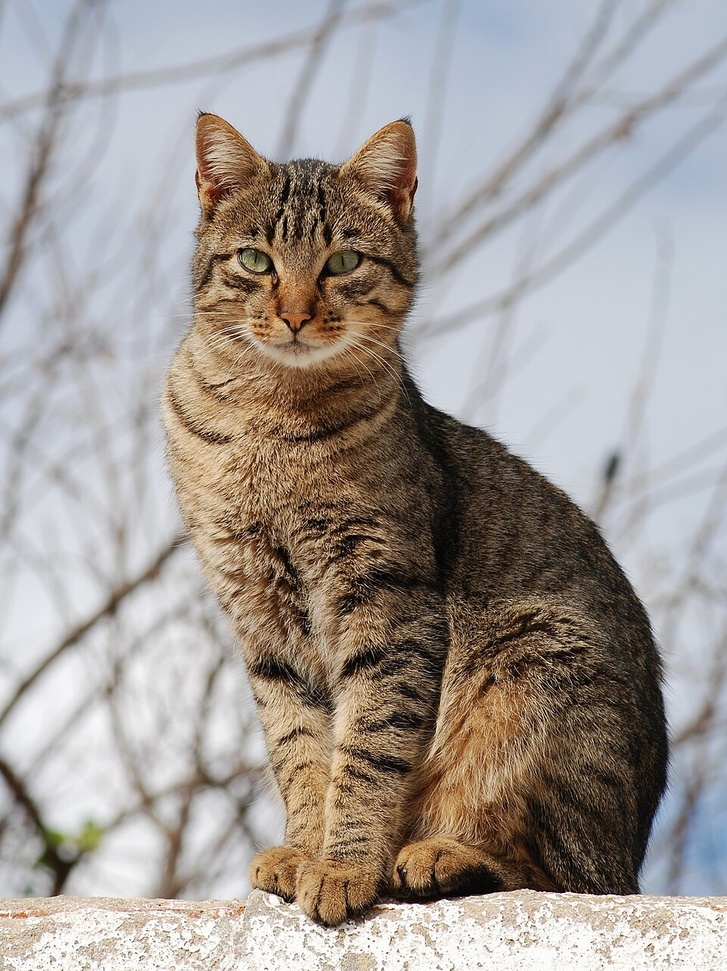
#> input picture image.jpg, 727 x 971 px, shrunk from 960 x 1282 before the run
$ python main.py
#> lines starting #> are read from the running program, lines starting #| are printed output that depends on the picture
### image_utils.py
from PIL import Image
import numpy as np
from scipy.signal import convolve2d

def load_image(file_path):
#> called with file_path = 'image.jpg'
  image = Image.open(file_path)
#> image is the input picture: PIL image 727x971 RGB; mean R, G, B 161.7, 154.8, 150.6
  image_array = np.array(image)
  return image_array

def edge_detection(loaded_img):
  gray = np.mean(loaded_img, axis=2)
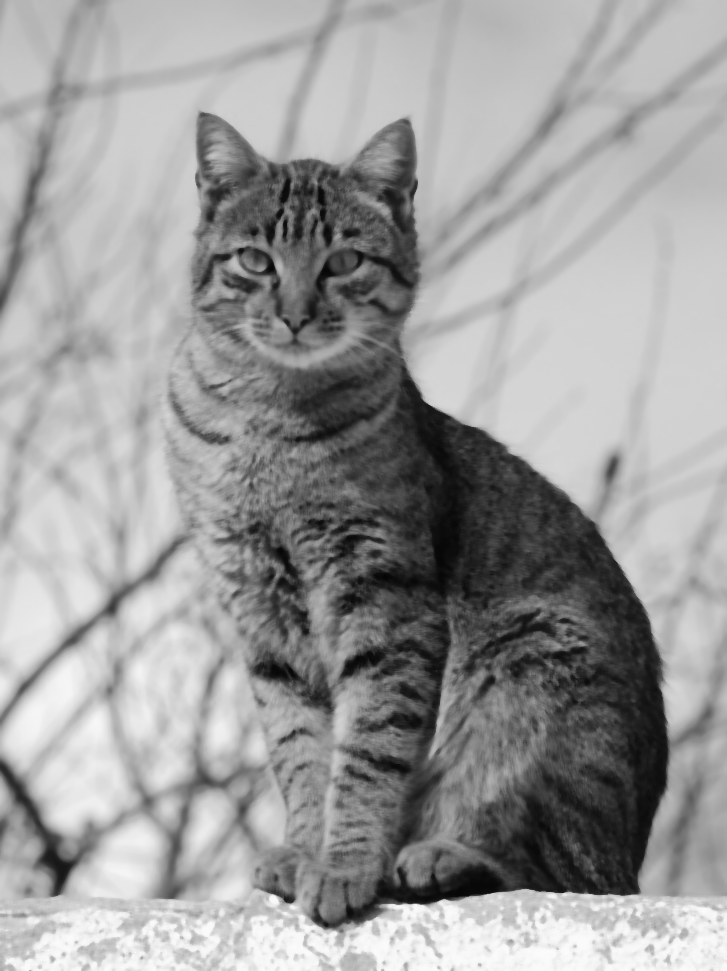
#> gray: shape (971, 727) float64; min 5, max 251.7, mean 155.7

  kernelY = np.array([[1, 2, 1],
                      [0, 0, 0],
                      [-1, -2, -1]])

  kernelX = np.array([[-1, 0, 1],
                      [-2, 0, 2],
                      [-1, 0, 1]])

  edge_x = convolve2d(gray, kernelX, mode='same', boundary='fill', fillvalue=0)
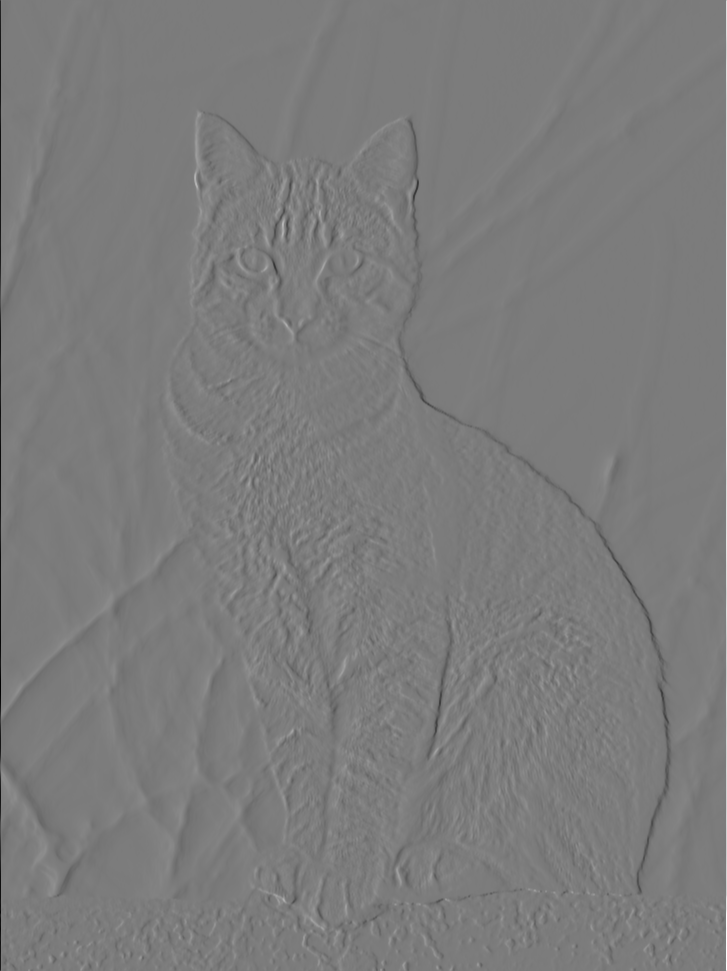
#> edge_x: shape (971, 727) float64; min -945, max 996.7, mean 0; drawn with min black and max white
  edge_y = convolve2d(gray, kernelY, mode='same', boundary='fill', fillvalue=0)
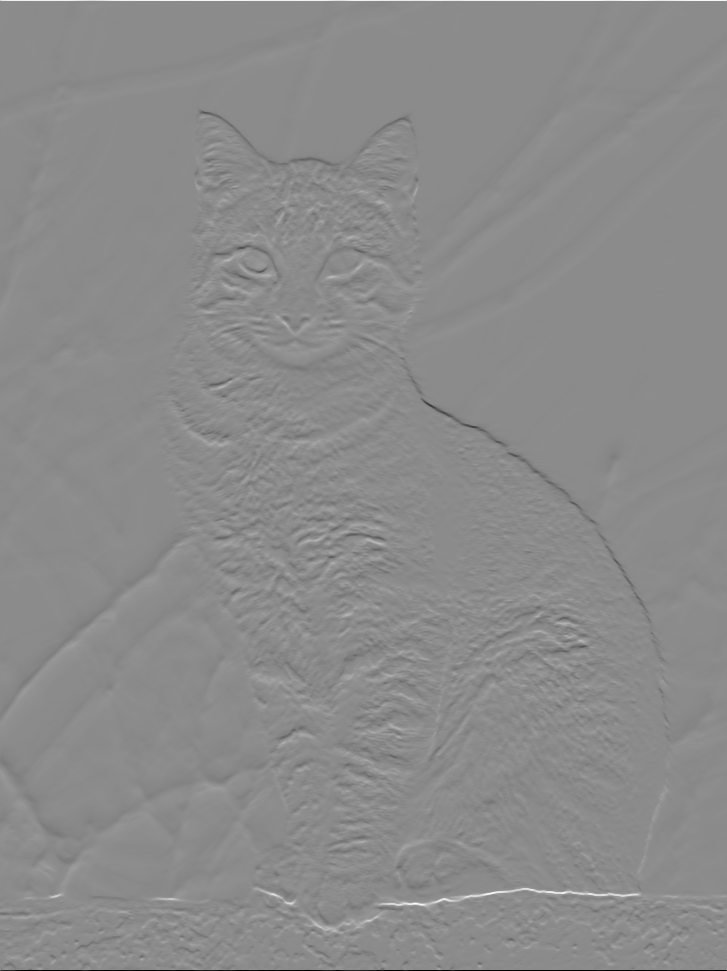
#> edge_y: shape (971, 727) float64; min -1004, max 832.3, mean 0.2; drawn with min black and max white

  edge_mag = np.sqrt(edge_x**2 + edge_y**2)
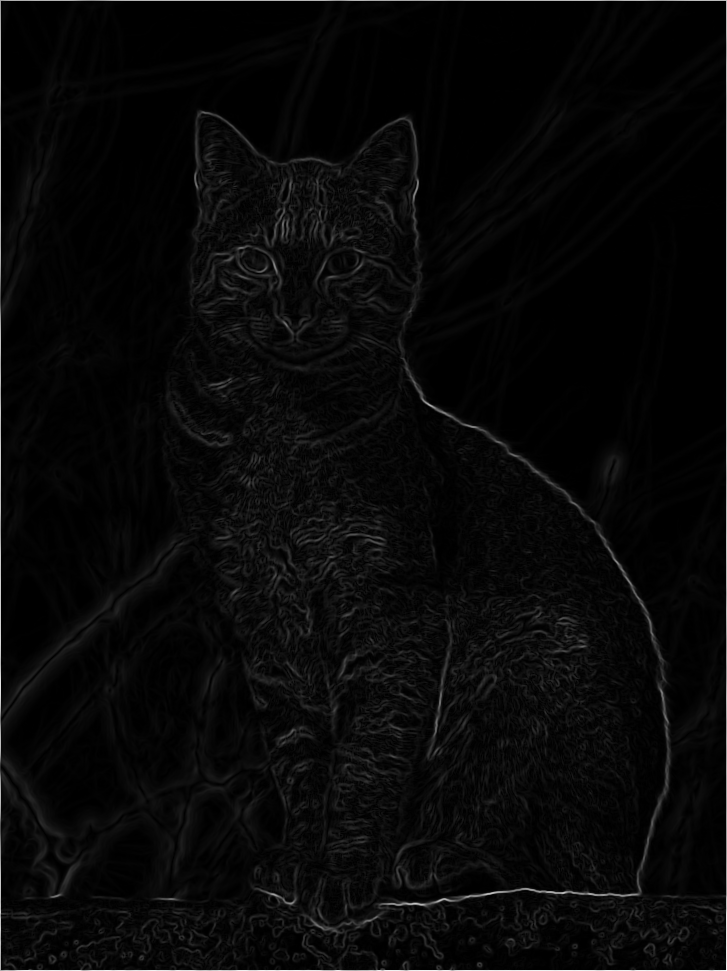
#> edge_mag: shape (971, 727) float64; min 0, max 1057.8, mean 34.8; drawn with min black and max white

  return edge_mag

### main.py
import numpy as np
import matplotlib.pyplot as plt
from PIL import Image
from skimage.filters import median
from skimage.morphology import ball
from image_utils import load_image, edge_detection

image_path = "image.jpg"
org = load_image(image_path)

plt.imshow(org)
plt.title("Original Image")
plt.axis("off")
plt.show()

clean_image = median(org, ball(3))

plt.imshow(clean_image)
plt.title("Cleaned Image")
plt.axis("off")
plt.show()

edge_image = edge_detection(clean_image)

plt.figure(figsize = (6, 4))
plt.hist(edge_image.flatten(), bins = 100)
plt.title("Edge Detection Histogram")
plt.xlabel("Magnitude")
plt.ylabel("Frequency")
plt.show()
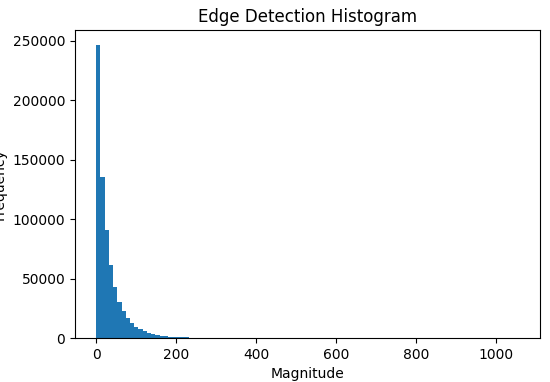
#> figure drawn by matplotlib, 1 panel; tallest bar 246587 high, from x = -8.88e-16 to 10.58

threshold = 100
edge_22 = edge_image > threshold
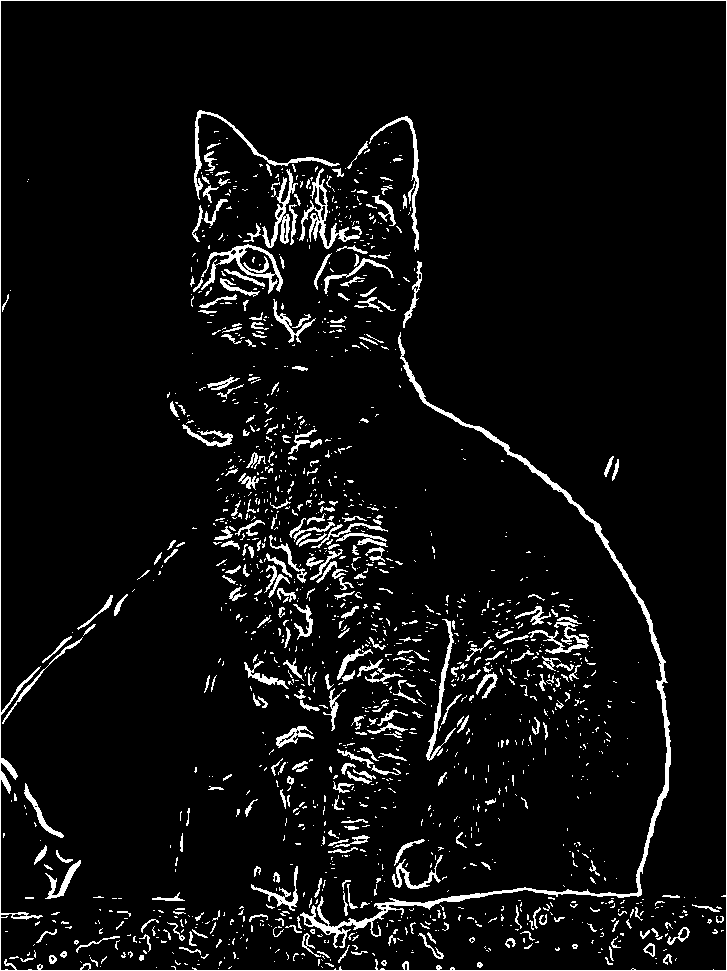
#> edge_22: shape (971, 727) bool; 5.9% white in thin lines or dots

plt.figure(figsize = (6, 6))
plt.imshow(edge_22, cmap = "gray")
plt.title("Edge Detection Image")
plt.axis("off")
plt.show()

edge_image = Image.fromarray((edge_image * 255).astype(np.uint8))
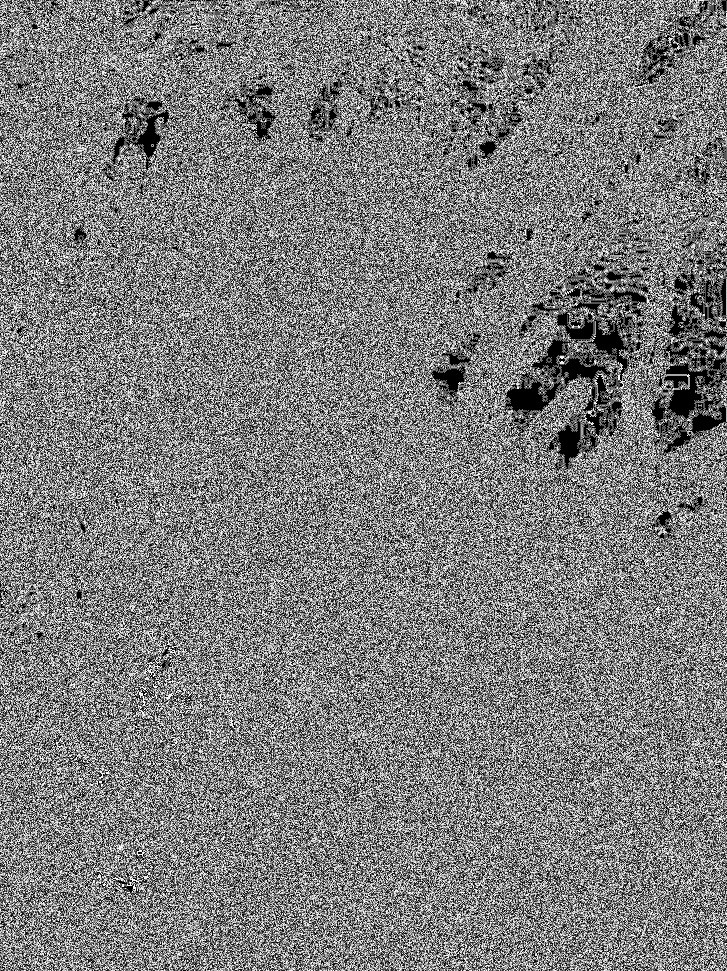
#> edge_image: PIL image 727x971 L; min 0, max 255, mean 124.7
edge_image.save("edge_image.png")
